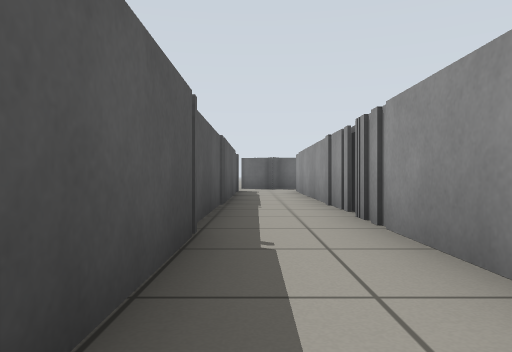
View 1 (above)

16 first-person views from a walk through a world built for the Gazebo simulator. The camera is 0.5 m above the floor, looks level and sees 70° across. The floor is counted in squares, 1 m on a side. Each view is taken from the middle of a square. On the plan, view 1 faces up. The plan holds only what a view shows up to about 9 squares ahead; the rest is blank.

View 2
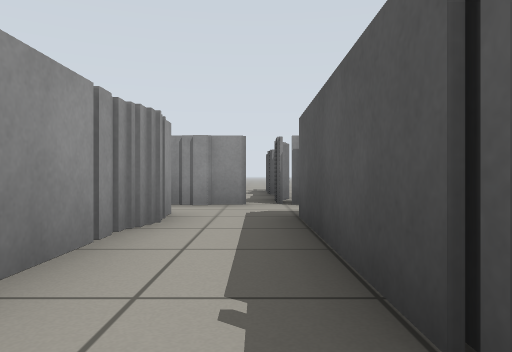

View 3
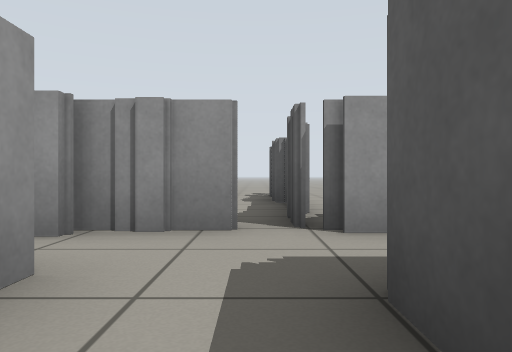

View 4
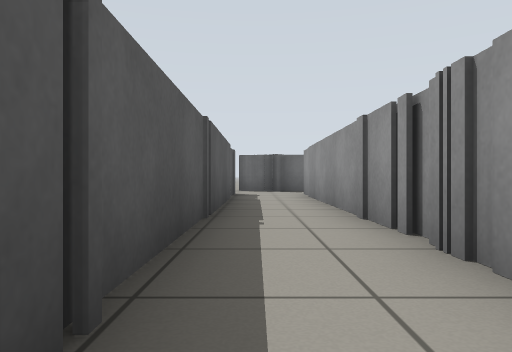

View 5
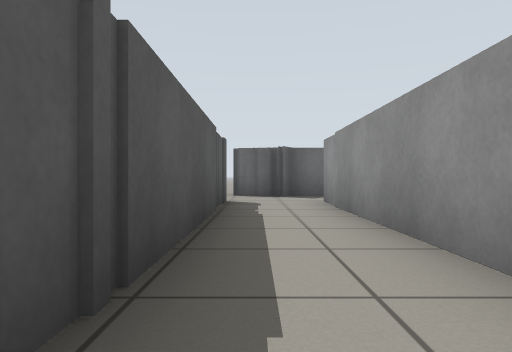

View 6
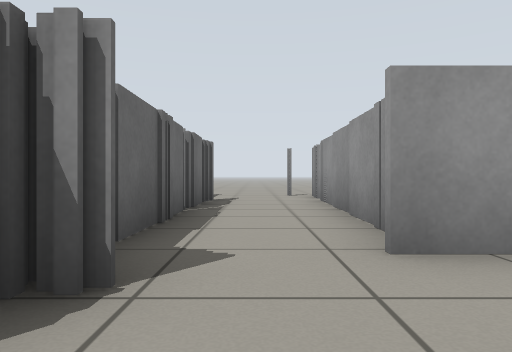

View 7
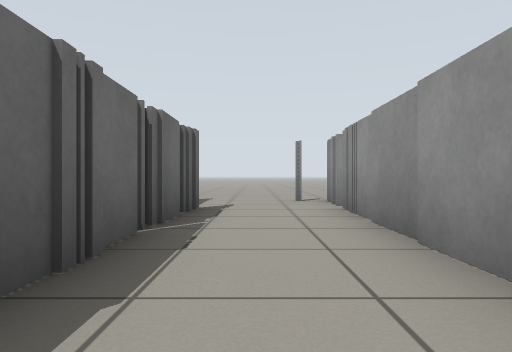

View 8
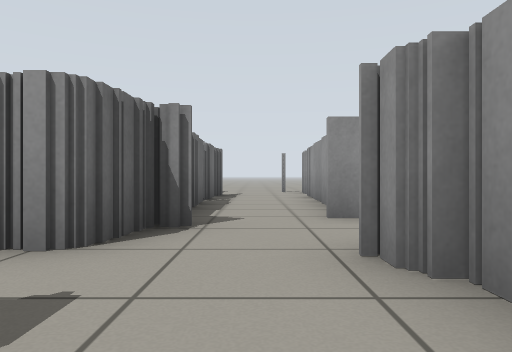

View 9
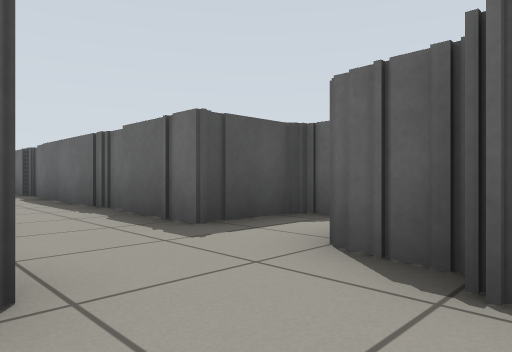

View 10
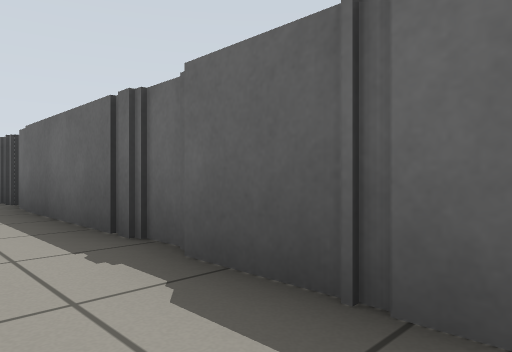

View 11
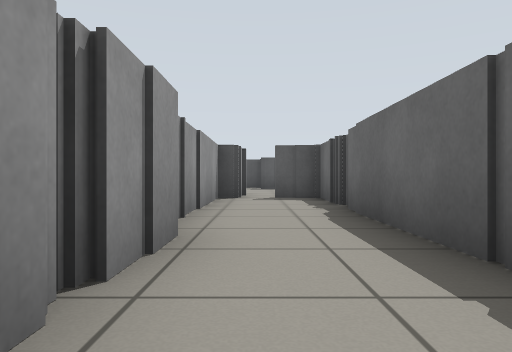

View 12
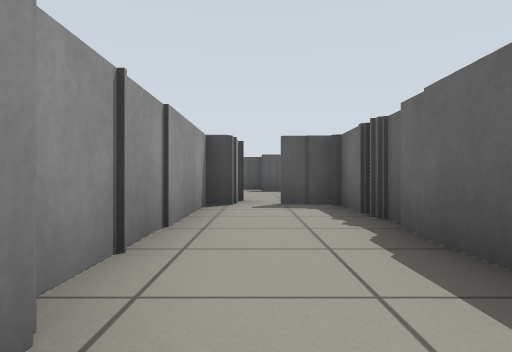

View 13
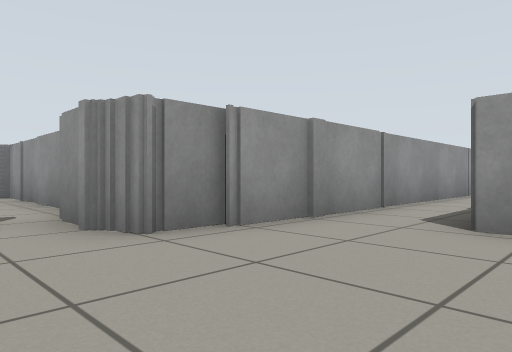

View 14
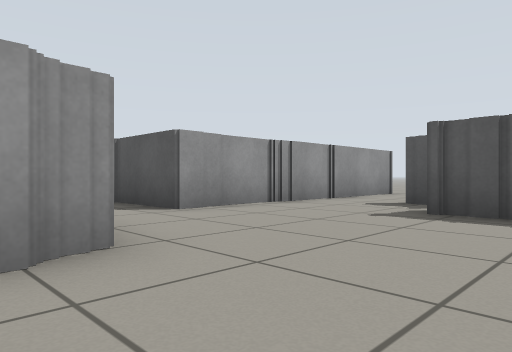

View 15
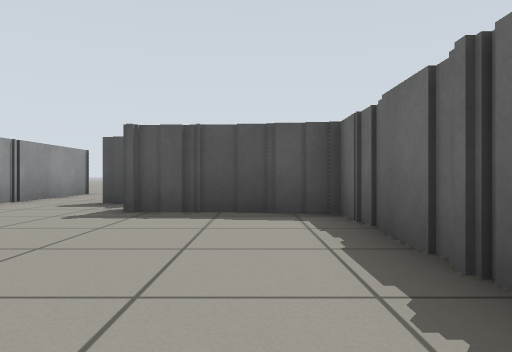

View 16
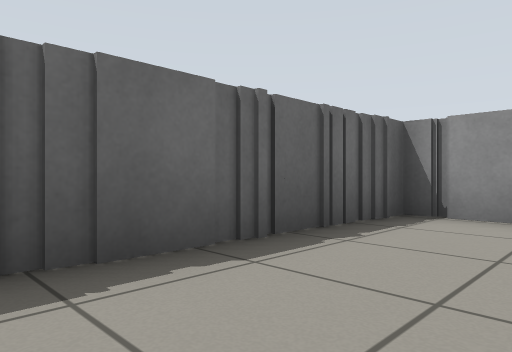

### Floor plan
Points are (right, up) in squares from view 1. A wall is a line through its corners. A room is listed if a view was taken in it or the views show most of it. See-through windows are left out.
Room 1 (views 1, 2, 3, 4)
walls: (1.3, 0.5) (1.3, 4.5); (1.1, -0.9) (1.1, 0.6); (0.1, -2.4) (1.8, -2.4); (-0.5, 4.6) (-0.5, -0.6)
ways out: opening at (0, 4) to room 2
Room 2 (views 5, 7, 9)
walls: (2.2, 11.8) (6.8, 11.8); (-0.5, 12.3) (-0.5, 4.6); (0.1, 14.3) (-0.5, 14.3); (1.3, 4.5) (1.3, 12.2); (6.8, 14) (-0.1, 14)
ways out: opening at (0, 4) to room 1; opening at (0, 13) to room 3; opening at (9.5, 12); opening at (9.5, 14); gap at (7, 12)
Room 3 (views 6, 8, 10, 11, 12)
walls: (-6.2, 12.3) (-4, 12.3); (-1.2, 12.3) (-0.5, 12.3); (-2.1, 16) (-2.1, 14.3) (-8.6, 14.3); (-0.5, 14.3) (-0.5, 14.8); (0.5, 13.6) (0.5, 14.1); (-8.6, 12.1) (-6.2, 12.1); (-8.9, 14.6) (-9.4, 14.6); (-9.4, 12.3) (-8.5, 12.3)
ways out: opening at (0, 13) to room 2; opening at (-10, 13) to room 4; opening at (-1, 15)
Room 4 (views 13, 14, 15, 16)
walls: (-13.1, 11.5) (-13.1, 12.6) (-12.5, 12.6); (-12.4, 12.6) (-11.3, 12.6) (-11.3, 12.3) (-9.4, 12.3); (-13.3, 10.6) (-13.3, 11.8); (-17, 15.8) (-17, 13.1); (-18.5, 12.8) (-18.5, 12.2); (-11.4, 14.8) (-11.4, 16.1) (-16.8, 16.1); (-10.1, 14.3) (-11.3, 14.3) (-11.3, 13.4); (-21, 10.3) (-15, 10.3)
ways out: opening at (-10, 13) to room 3; opening at (-19.5, 11.5); opening at (-14, 10)

Positions as (right, up) in squares from view 1, and headings:
1: (0, 0), facing up
2: (0, 4), facing down
3: (0, 1), facing down
4: (0, 2), facing up
5: (0, 5), facing up
6: (-1, 13), facing right
7: (1, 13), facing right
8: (-3, 13), facing right
9: (1, 12), facing up-left
10: (-2, 13), facing up-left
11: (-3, 13), facing left
12: (-5, 13), facing left
13: (-16, 14), facing down-right
14: (-12, 15), facing down-left
15: (-12, 15), facing left
16: (-16, 14), facing up-right
